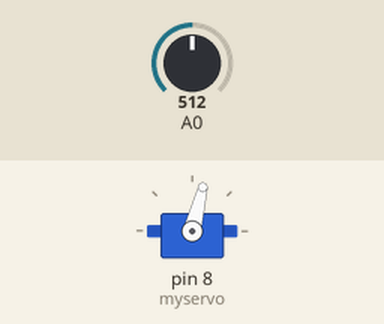
This sketch was run on a simulated Arduino Uno, built with avr-gcc and run on an emulated ATmega328P. On the bench: servo. Inputs (shaded band) come from the test bench; at power-on: A0 = 512.

Above: at 1.7 s.
1.8 s: A0 set to 716
At 1.96 s:
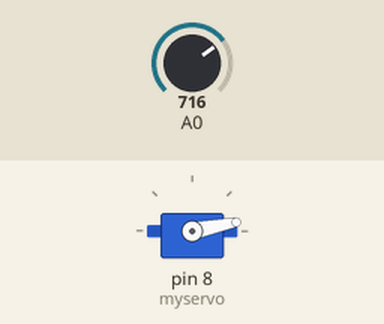
5.7 s: A0 set to 900
At 5.89 s:
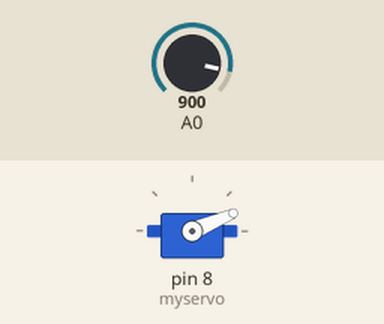
9.6 s: A0 set to 1023
At 9.81 s:
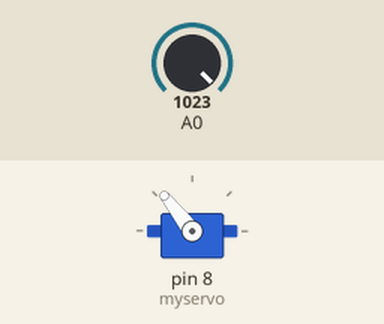
Timing chart, 0 to 42.5 s (numbered marks = the images above; inputs shaded):
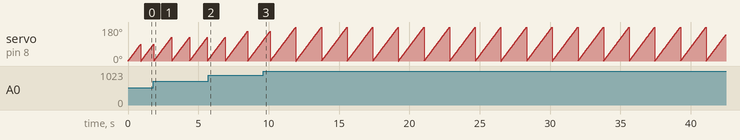

The sketch:

potentiometer_controlled_servo_motor.ino
```cpp
// C++ code
//
#include <Servo.h>
Servo myservo; // created servo object
void setup()
{

  myservo.attach(8);
}

void loop()
{
	int sen_read= analogRead(A0);
  int angle= map(sen_read,0,1023,0,180);
  //myservo.write(angle);
  //delay(10);
  for(int i=0; i<=angle; i++)
  {
    myservo.write(i);
    delay(10);
  }
}
```

Measured:
- by itself, servo on pin 8 (myservo): ramps from 0° to 180° and jumps back, once every 1.8 s
